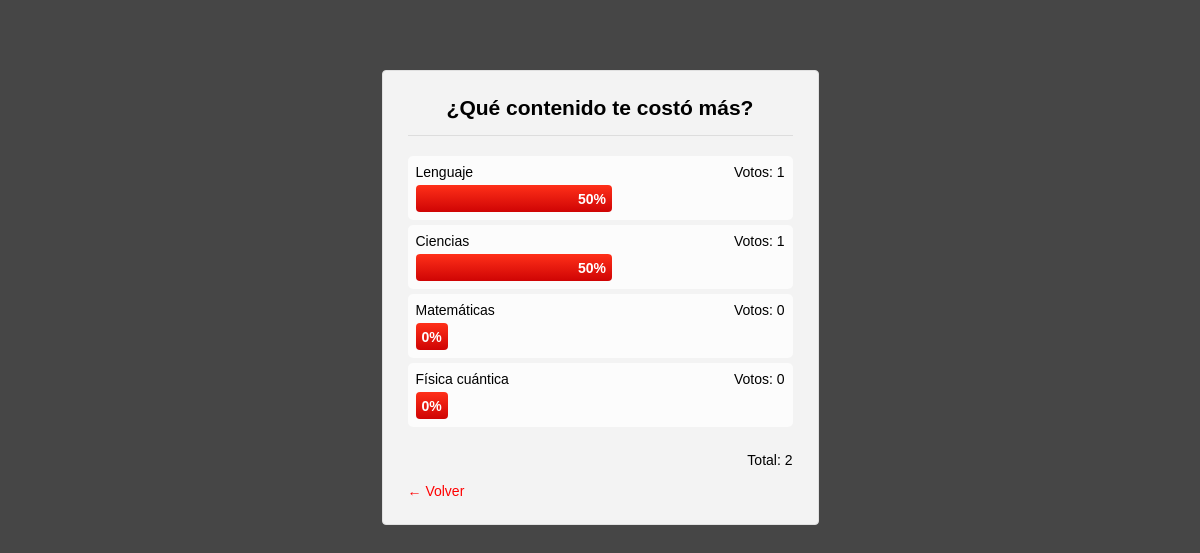
The page /resultado.php?id=2 (signed in) on the database its author committed.
### tables this page shows
CREATE TABLE IF NOT EXISTS `opciones` (
  `id` int(11) NOT NULL AUTO_INCREMENT,
  `id_encuesta` int(11) NOT NULL,
  `nombre` varchar(50) NOT NULL,
  `valor` int(11) NOT NULL,
  PRIMARY KEY (`id`)
);

CREATE TABLE IF NOT EXISTS `encuestas` (
  `id` int(11) NOT NULL AUTO_INCREMENT,
  `titulo` varchar(50) NOT NULL,
  `fecha` date NOT NULL,
  PRIMARY KEY (`id`)
);

### resultado.php (the view, shortened to what this page needs)
<?php
$suma = 0;
$id = $_GET['id'];
$mod = @mysql_query("SELECT SUM(valor) as valor FROM opciones WHERE id_encuesta = ".$id);
while($result = @mysql_fetch_object($mod)){
	$suma = $result->valor;
}
?>
<!DOCTYPE HTML>
<html lang="en-US">
<head>
	<link rel="stylesheet" href="estilos.css">
</head>
<body>
<div class="wrap">
<form action="" method="post">
<?php
$aux = 0;
$sql = "SELECT a.titulo as titulo, a.fecha as fecha, b.id as id, b.nombre as nombre, b.valor as valor FROM encuestas a INNER JOIN opciones b ON a.id = b.id_encuesta WHERE a.id = ".$id ." ORDER BY valor DESC ";
$req = @mysql_query($sql);
while($result = @mysql_fetch_object($req)){
	if($aux == 0){
			echo "<h1>".$result->titulo."</h1>";
			echo "<ul class='votacion'>";
		$aux = 1;
	}
	echo '<li><div class="fl">'.$result->nombre.'</div><div class="fr">Votos: '.$result->valor.'</div>';
    if($suma == 0){
        echo '<div class="barra cero" style="width:0%;"></div></li>';
    }else{
        echo '<div class="barra" style="width:'.($result->valor*100/$suma).'%;">'.round($result->valor*100/$suma).'%</div></li>';
    }
}
echo '</ul>';
if(isset($aux)){
	echo '<span class="fr">Total: '.$suma.'</span>';
	echo '<a href="encuesta.php?id='.$id.'"" class="volver">← Volver</a>';
}
?>
</form>
</div>
</body>
</html>

### estilos.css (style rules this page uses)
.barra { background: #ff0; background: -moz-linear-gradient(top, #ff3019 0%, #cf0404 100%); background: -webkit-linear-gradient(top, #ff3019 0%,#cf0404 100%); background: linear-gradient(to bottom, #ff3019 0%,#cf0404 100%); clear: both; height: 15px; color: white; font-weight: bold; text-align: right; padding: 6px; border-radius: 4px; max-width: 356px; min-width: 20px; }
* { margin: 0; padding: 0; font-family: sans-serif; font-size: 14px; }
body { background: #464646; }
a { text-decoration: none; color: red; }
.fr { float: right; }
.fl, .votar { float: left; }
.wrap { padding: 25px; margin: 0 auto; width: 385px; background: #F3F3F3; border-radius: 4px; margin-top: 70px; border: 1px solid #E0E0E0; }
h1 { margin-bottom: 20px; font-size: 21px; border-bottom: 1px solid #DDD; padding-bottom: 15px; text-align: center; }
ul.votacion { margin-bottom: 25px; list-style: none; }
.votacion li { padding: 8px; background: #FCFCFC; border-radius: 5px; margin-bottom: 5px; }
.votacion .fl { margin-bottom: 5px; }
.volver { display: block; padding-top: 15px; clear: both; }

### rows shown on the page
opciones: id_encuesta.titulo "¿Qué contenido te costó más?", nombre "Lenguaje", valor "1", valor "50"
opciones: nombre "Ciencias", valor "1", valor "50"
opciones: nombre "Matemáticas", valor "0", $result->valor*100/$suma "0"
opciones: nombre "Física cuántica", valor "0", $result->valor*100/$suma "0"

### other values the page prints
$suma "2"
